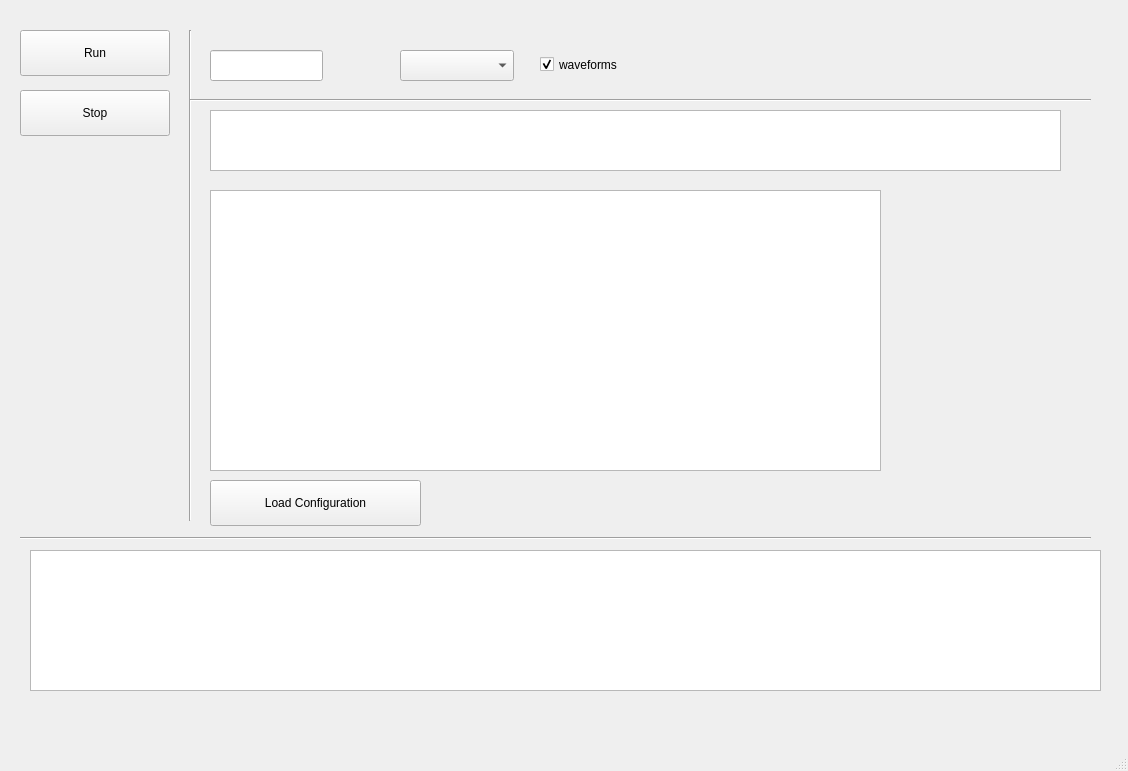
<?xml version="1.0" encoding="UTF-8"?>
<ui version="4.0">
 <class>MainWindow</class>
 <widget class="QMainWindow" name="MainWindow">
  <property name="geometry">
   <rect>
    <x>0</x>
    <y>0</y>
    <width>1128</width>
    <height>771</height>
   </rect>
  </property>
  <property name="windowTitle">
   <string>MainWindow</string>
  </property>
  <widget class="QWidget" name="centralwidget">
   <widget class="QTableWidget" name="detectorSettings">
    <property name="geometry">
     <rect>
      <x>210</x>
      <y>190</y>
      <width>671</width>
      <height>281</height>
     </rect>
    </property>
   </widget>
   <widget class="QTableWidget" name="globalSettings">
    <property name="geometry">
     <rect>
      <x>210</x>
      <y>110</y>
      <width>851</width>
      <height>61</height>
     </rect>
    </property>
   </widget>
   <widget class="QPushButton" name="run_stop">
    <property name="geometry">
     <rect>
      <x>20</x>
      <y>90</y>
      <width>150</width>
      <height>46</height>
     </rect>
    </property>
    <property name="text">
     <string>Stop</string>
    </property>
   </widget>
   <widget class="QPushButton" name="run_start">
    <property name="geometry">
     <rect>
      <x>20</x>
      <y>30</y>
      <width>150</width>
      <height>46</height>
     </rect>
    </property>
    <property name="text">
     <string>Run</string>
    </property>
   </widget>
   <widget class="QPushButton" name="loadConfig">
    <property name="geometry">
     <rect>
      <x>210</x>
      <y>480</y>
      <width>211</width>
      <height>46</height>
     </rect>
    </property>
    <property name="text">
     <string>Load Configuration</string>
    </property>
   </widget>
   <widget class="Line" name="line">
    <property name="geometry">
     <rect>
      <x>180</x>
      <y>30</y>
      <width>20</width>
      <height>491</height>
     </rect>
    </property>
    <property name="orientation">
     <enum>Qt::Vertical</enum>
    </property>
   </widget>
   <widget class="Line" name="line_2">
    <property name="geometry">
     <rect>
      <x>20</x>
      <y>530</y>
      <width>1071</width>
      <height>16</height>
     </rect>
    </property>
    <property name="orientation">
     <enum>Qt::Horizontal</enum>
    </property>
   </widget>
   <widget class="QTextBrowser" name="textBrowser">
    <property name="geometry">
     <rect>
      <x>30</x>
      <y>550</y>
      <width>1071</width>
      <height>141</height>
     </rect>
    </property>
   </widget>
   <widget class="Line" name="line_3">
    <property name="geometry">
     <rect>
      <x>190</x>
      <y>90</y>
      <width>901</width>
      <height>21</height>
     </rect>
    </property>
    <property name="orientation">
     <enum>Qt::Horizontal</enum>
    </property>
   </widget>
   <widget class="QComboBox" name="sourceSelect">
    <property name="geometry">
     <rect>
      <x>400</x>
      <y>50</y>
      <width>114</width>
      <height>31</height>
     </rect>
    </property>
   </widget>
   <widget class="QLineEdit" name="numberOfEvents">
    <property name="geometry">
     <rect>
      <x>210</x>
      <y>50</y>
      <width>113</width>
      <height>31</height>
     </rect>
    </property>
   </widget>
   <widget class="QCheckBox" name="storeWaveforms">
    <property name="geometry">
     <rect>
      <x>540</x>
      <y>50</y>
      <width>151</width>
      <height>29</height>
     </rect>
    </property>
    <property name="text">
     <string>waveforms</string>
    </property>
    <property name="checked">
     <bool>true</bool>
    </property>
   </widget>
  </widget>
  <widget class="QMenuBar" name="menubar">
   <property name="geometry">
    <rect>
     <x>0</x>
     <y>0</y>
     <width>1128</width>
     <height>38</height>
    </rect>
   </property>
  </widget>
  <widget class="QStatusBar" name="statusbar"/>
 </widget>
 <resources/>
 <connections/>
</ui>
